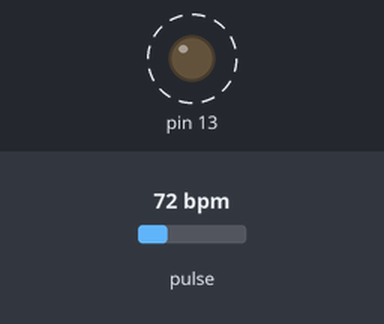
Simulated run of this sketch. Board: Arduino Uno, built with avr-gcc and run on an emulated ATmega328P. Parts: output pins drawn as LEDs (lit = HIGH). Dashed ring = blinking. The inputs (shaded band) are chosen by the test bench; at power-on: pulse 72 bpm. What the sketch prints to the serial monitor is not drawn.

Above: at 1.2 s.
1.3 s: pulse set to 42 bpm
At 3.4 s:
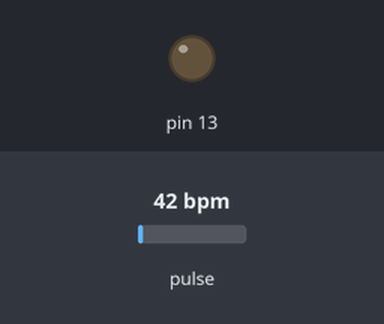
3.7 s: pulse set to 100 bpm
At 4.42 s:
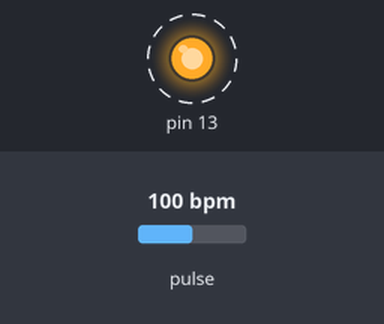
Timing chart, 0 to 12.7 s (numbered marks = the images above; inputs shaded):
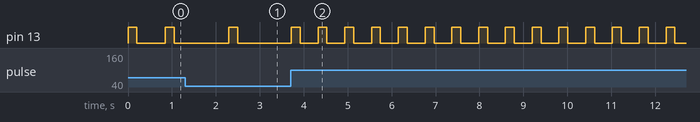

Measured:
- after the input at 3.7 s, pin 13: alternates HIGH for 0.20 s and LOW for 0.41 s, starting after 0.62 s

The sketch:

PulseSensor_BPM.ino
```cpp
/*  Getting_BPM_to_Monitor prints the BPM to the Serial Monitor, using the least lines of code and PulseSensor Library.
 *  Tutorial Webpage: https://pulsesensor.com/pages/getting-advanced
 *
--------Arduino Code------------------------------------------
1) Displays user's live and changing BPM, Beats Per Minute, in Arduino's native Serial Monitor.
2) Print: "♥  A HeartBeat Happened !" when a beat is detected, live.
2) Learn about using a PulseSensor Library "Object".
4) Blinks LED on PIN 13 with user's Heartbeat.
--------------------------------------------------------------------*/

#define USE_ARDUINO_INTERRUPTS true // Set-up low-level interrupts for most acurate BPM match
#include <PulseSensorPlayground.h> // Includes the PulseSensorPlayground Library

// Variables
const int Analog_Pin = 0; // PulseSensor PURPLE WIRE connected to ANALOG PIN 0
const int LED13 = 13; // The on-board Arduino LED, close to PIN 13.
int Threshold = 550; // use serial plotter to determine which signal to "count as a beat" based off your ECG signal

PulseSensorPlayground pulseSensor;  // Creates an instance of the PulseSensorPlayground object called "pulseSensor"

void setup() {

  Serial.begin(9600); // Set baud rate for Serial Monitor

  // Configure the PulseSensor object, by assigning our variables to it.
  pulseSensor.analogInput(Analog_Pin); // Set the pin your Pulse Sensor is connected to
  pulseSensor.blinkOnPulse(LED13); // Set the pin that will blink to your pulse
  pulseSensor.setThreshold(Threshold); // Set a value that the Pulse Sensor signal has to cross when going up. Adjusting this can be useful to combat noise

  // Double-check the "pulseSensor" object was created and "began" seeing a signal.
   if (pulseSensor.begin()) {
    Serial.println("We created a pulseSensor Object !");  //This prints one time at Arduino power-up,  or on Arduino reset.
  }
}


void loop() {

 int myBPM = pulseSensor.getBeatsPerMinute();  // Returns the latest beats-per-minute as an int

if (pulseSensor.sawStartOfBeat()) {            // Constantly testing if new heartbeat occurred
 Serial.println("♥  A HeartBeat Happened ! "); // If test is "true", print following message
 Serial.print("BPM: ");
 Serial.println(myBPM);
}

  delay(20);

}
```
